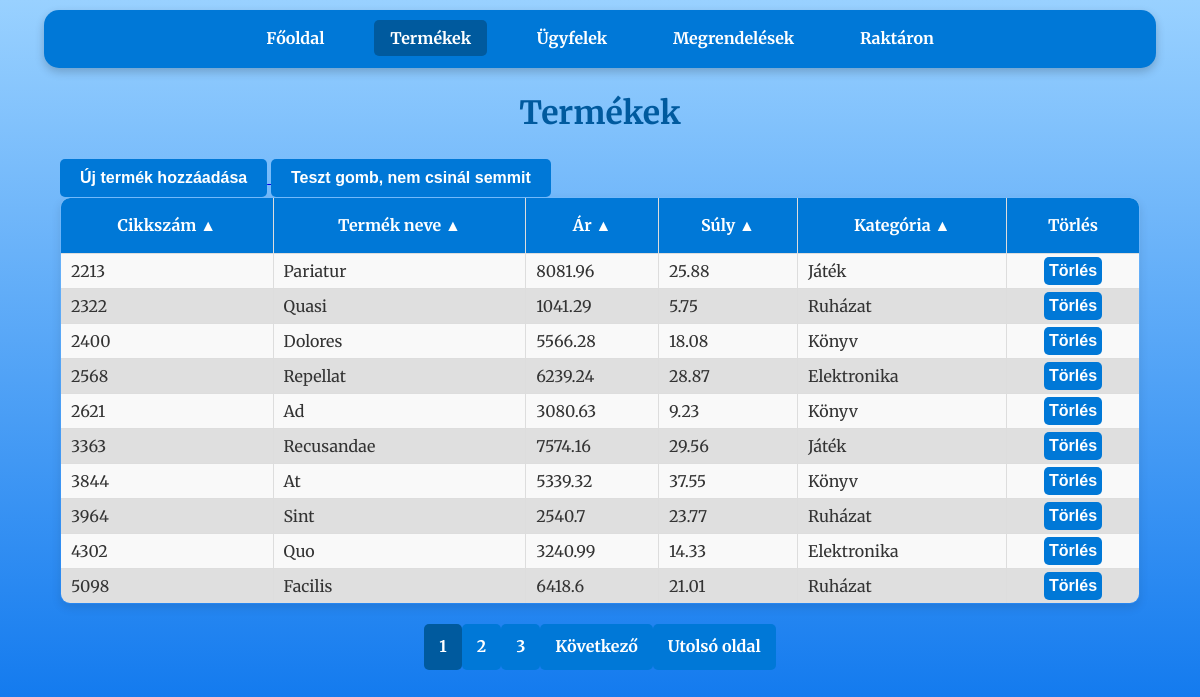
Page /products on the committed database.
### tables this page shows
CREATE TABLE products (
                    id INTEGER PRIMARY KEY,
                    cikkszam TEXT UNIQUE,
                    nev TEXT,
                    ar REAL,
                    suly REAL,
                    kategoria TEXT);

### raktar_program-master/app.py (the view)
@app.route('/products')
def products():
    per_page = 10  # Egy oldalon megjelenő elemek száma
    page = int(request.args.get('page', 1))  # Az aktuális oldal lekérése (alapértelmezett: 1)
    offset = (page - 1) * per_page  # Az eltolás számítása
    order_by = str(request.args.get('order_by', 'cikkszam'))
    desc = request.args.get('desc', 'false').lower() in ('true', '1')
    valid_columns = {'cikkszam', 'nev', 'ar', 'suly', 'kategoria'}
    if order_by not in valid_columns:
        raise ValueError("Invalid column name for ordering.") #Elkerüljük az SQL injection-t
    if desc:
        descending = 'DESC'
    if not desc:
        descending = ''
    conn = get_db_connection()
    products = conn.execute(
        f'SELECT * FROM products ORDER BY {order_by} {descending} LIMIT ? OFFSET ?', (per_page, offset)
    ).fetchall()
    total_products = conn.execute('SELECT COUNT(*) FROM products').fetchone()[0]
    conn.close()
    total_pages = (total_products + per_page - 1) // per_page  # Összes oldal száma
    start_page = max(1, page - 2)  # Az aktuális oldalhoz képest 2-vel hátrébb
    end_page = min(total_pages, page + 2)  # Az aktuális oldalhoz képest 2-vel előrébb
    return render_template(
        'products.html',
        products=products,
        page=page,
        order_by=order_by,
        desc=desc,
        total_pages=total_pages,
        start_page=start_page,
        end_page=end_page
    )

### raktar_program-master/app.py (called while the page is built)
def get_db_connection():
    conn = sqlite3.connect('database.db')
    conn.row_factory = sqlite3.Row
    return conn

### raktar_program-master/templates/products.html (shortened to what this page needs)
<!DOCTYPE html>
<html lang="hu">
<head>
    <link rel="stylesheet" href="{{ url_for('static', filename='css/style.css') }}">
</head>
<body>
    <nav>
        <a href="{{ url_for('index') }}">Főoldal</a>
        <a class="disabled">Termékek</a>
        <a href="{{ url_for('customers') }}">Ügyfelek</a>
        <a href="{{ url_for('orders') }}">Megrendelések</a>
        <a href="{{ url_for('stock') }}">Raktáron</a>
    </nav>
    <h1>Termékek</h1>
    <div class="container">
        <a href="{{ url_for('add_product') }}">
            <button>Új termék hozzáadása</button>
        </a>
        <button>Teszt gomb, nem csinál semmit</button>
        <table>
            <thead>
                <tr>
                    <th>
                        {% if order_by == 'cikkszam' and desc %}
                        <a href="{{ url_for('products', desc=0, order_by='cikkszam', page=page) }}">Cikkszám ▼</a>
                        {% else %}
                        <a href="{{ url_for('products', desc=1, order_by='cikkszam', page=page) }}">Cikkszám ▲</a>
                        {% endif %}
                    </th>
                    <th>
                        {% if order_by == 'nev' and desc %}
                        <a href="{{ url_for('products', desc=0, order_by='nev', page=page) }}">Termék neve ▼</a>
                        {% else %}
                        <a href="{{ url_for('products', desc=1, order_by='nev', page=page) }}">Termék neve ▲</a>
                        {% endif %}
                    </th>
                    <th>
                        {% if order_by == 'ar' and desc %}
                        <a href="{{ url_for('products', desc=0, order_by='ar', page=page) }}">Ár ▼</a>
                        {% else %}
                        <a href="{{ url_for('products', desc=1, order_by='ar', page=page) }}">Ár ▲</a>
                        {% endif %}
                    </th>
                    <th>
                        {% if order_by == 'suly' and desc %}
                        <a href="{{ url_for('products', desc=0, order_by='suly', page=page) }}">Súly ▼</a>
                        {% else %}
                        <a href="{{ url_for('products', desc=1, order_by='suly', page=page) }}">Súly ▲</a>
                        {% endif %}
                    </th>
                    <th>
                        {% if order_by == 'kategoria' and desc %}
                        <a href="{{ url_for('products', desc=0, order_by='kategoria', page=page) }}">Kategória ▼</a>
                        {% else %}
                        <a href="{{ url_for('products', desc=1, order_by='kategoria', page=page) }}">Kategória ▲</a>
                        {% endif %}
                    </th>
                    <th>Törlés</th>
                </tr>
            </thead>
            <tbody>
                {% for product in products %}
                <tr>
                    <td>{{ product.cikkszam }}</td>
                    <td>{{ product.nev }}</td>
                    <td>{{ product.ar }}</td>
                    <td>{{ product.suly }}</td>
                    <td>{{ product.kategoria }}</td>
                    <td>
                        <form action="{{ url_for('delete_product', product_id=product.id) }}" method="post">
                            <button type="submit">Törlés</button>
                        </form>
                    </td>
                </tr>
                {% endfor %}
            </tbody>
        </table>
    </div>
    <div class="pagination">
        {% for p in range(start_page, end_page + 1) %}
        <a href="{{ url_for('products', order_by=order_by, page=p) }}" class="{% if p == page %}active{% endif %}">{{ p }}</a>
        {% endfor %}
        {% if page < total_pages %} <a href="{{ url_for('products', order_by=order_by, page=page+1) }}">Következő</a>
            <a href="{{ url_for('products', order_by=order_by, page=total_pages) }}">Utolsó oldal</a>
            {% endif %}
    </div>
</body>
</html>

### raktar_program-master/static/css/style.css (style rules this page uses)
body { font-family: 'Merriweather', serif; margin: 0; padding: 0; background: linear-gradient(to bottom, #99d1ff, #006eec); background-attachment: fixed; background-size: cover; color: #333; line-height: 1.6; }
body::before { content: ''; position: fixed; top: 0; left: 0; width: 100%; height: 100%; background-image: url('https://www.transparenttextures.com/patterns/cubes.png'); opacity: 0.4; z-index: -1; pointer-events: none; }
nav { background-color: #0078D7; color: #fff; padding: 1rem; margin: 10px auto; width: 90%; max-width: 1200px; border-radius: 15px; box-shadow: 0 4px 10px rgba(0, 0, 0, 0.2); text-align: center; }
nav a { color: white; text-decoration: none; margin: 0 15px; font-weight: bold; padding: 0.5rem 1rem; border-radius: 5px; transition: background-color 0.3s ease; }
nav a.disabled { background-color: #005a9e; }
h1 { text-align: center; margin: 20px 0; color: #005a9e; font-weight: 700; }
form { width: 90%; max-width: 600px; margin: 20px auto; background: white; padding: 20px; border-radius: 10px; box-shadow: 0 4px 10px rgba(0, 0, 0, 0.1); }
button { background-color: #0078D7; color: white; border: none; padding: 10px 20px; border-radius: 5px; font-weight: bold; cursor: pointer; font-size: 1rem; transition: background-color 0.3s ease; text-decoration: none; }
.container { width: 90%; margin: 20px auto; }
table { width: 100%; border-collapse: collapse; border-radius: 10px; overflow: hidden; box-shadow: 0 4px 10px rgba(0, 0, 0, 0.1); }
table, th, td { border: 1px solid #ddd; }
th { background-color: #0078D7; color: white; font-weight: bold; padding: 15px; }
th a { color: white; text-decoration: none; }
td { padding: 3px 10px; text-align: left; }
tr:nth-child(even) { background-color: #dfdfdf }
tr:nth-child(odd) { background-color: #f9f9f9 }
td form { width: 100%; margin: 0 0; background: transparent; text-align: center; padding: 0; border-radius: 10px; box-shadow: none; }
td form button { background-color: #0078D7; color: white; border: none; padding: 5px 5px; border-radius: 5px; font-weight: bold; cursor: pointer; font-size: 1rem; transition: background-color 0.3s ease; text-decoration: none; }
.pagination { display: flex; justify-content: center; align-items: center; margin: 20px 0; list-style-type: none; padding: 0; }
.pagination a { display: inline-block; padding: 10px 15px; text-decoration: none; background-color: #0078D7; color: white; font-weight: bold; border-radius: 5px; transition: background-color 0.3s ease; font-size: 1rem; }
.pagination a.active { background-color: #005a9e; cursor: default; }

### rows in the picture
products: cikkszam "2213", nev "Pariatur", ar "8081.96", suly "25.88", kategoria "Játék"
products: cikkszam "2322", nev "Quasi", ar "1041.29", suly "5.75", kategoria "Ruházat"
products: cikkszam "2400", nev "Dolores", ar "5566.28", suly "18.08", kategoria "Könyv"
products: cikkszam "2568", nev "Repellat", ar "6239.24", suly "28.87", kategoria "Elektronika"
products: cikkszam "2621", nev "Ad", ar "3080.63", suly "9.23", kategoria "Könyv"
products: cikkszam "3363", nev "Recusandae", ar "7574.16", suly "29.56", kategoria "Játék"
products: cikkszam "3844", nev "At", ar "5339.32", suly "37.55", kategoria "Könyv"
products: cikkszam "3964", nev "Sint", ar "2540.7", suly "23.77", kategoria "Ruházat"
products: cikkszam "4302", nev "Quo", ar "3240.99", suly "14.33", kategoria "Elektronika"
products: cikkszam "5098", nev "Facilis", ar "6418.6", suly "21.01", kategoria "Ruházat"

### other values in the picture
{{ p }} "1" "2" "3"
